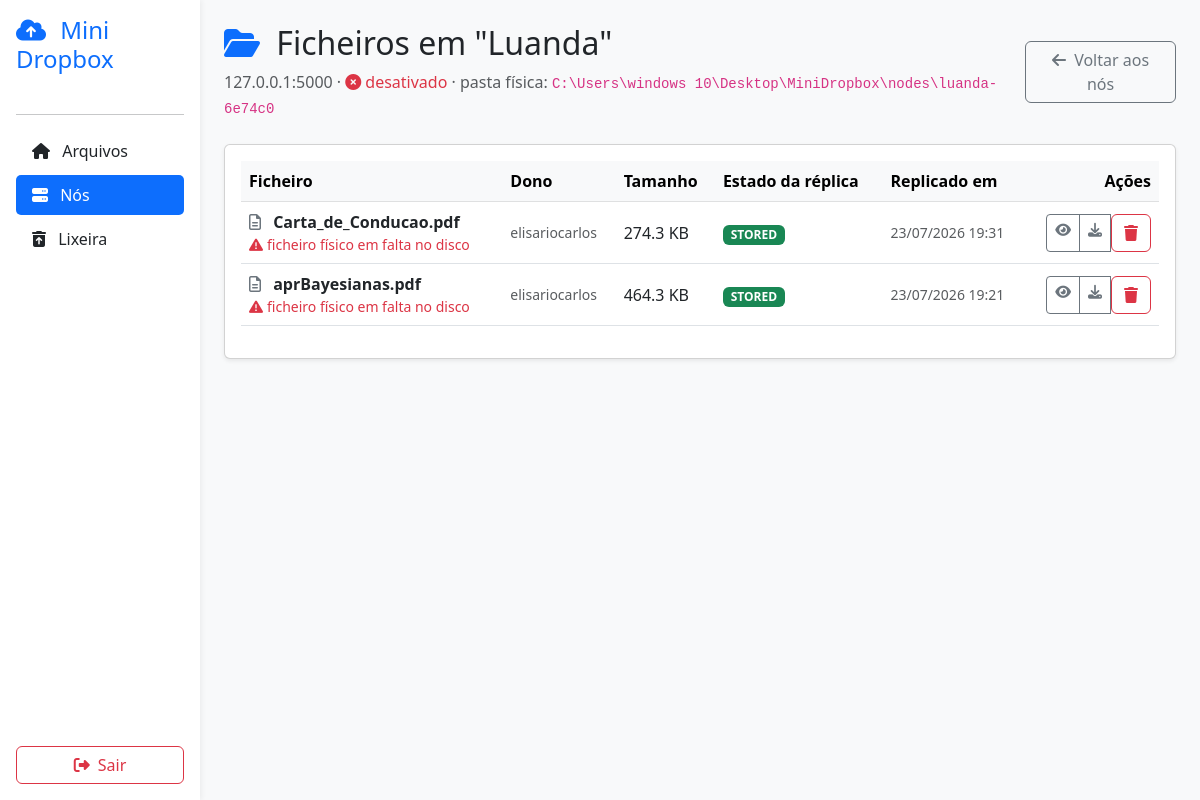
Screenshot of /nodes/f7aea402-d274-41ca-8aff-b97b289bb581/files (signed in) with the database file from the repository.
### models.py (models this page shows, shortened)
class Node(db.Model):
    __tablename__ = "nodes"
    id = db.Column(db.String(36), primary_key=True, default=novo_uuid)
    name = db.Column(db.String(100), nullable=False)
    host = db.Column(db.String(255), nullable=False, default="127.0.0.1")
    port = db.Column(db.Integer, nullable=False, default=5000)
    path = db.Column(db.String(500), nullable=False)
    latitude = db.Column(db.Float, nullable=False)
    longitude = db.Column(db.Float, nullable=False)
    enabled = db.Column(db.Boolean, default=True)
    is_backup = db.Column(db.Boolean, default=False)
    last_seen = db.Column(db.DateTime, nullable=True)
    created_at = db.Column(db.DateTime, default=datetime.utcnow)
    replicas = db.relationship("FileReplica", backref="node", lazy=True)

class User(db.Model, UserMixin):
    __tablename__ = "user"
    id = db.Column(db.Integer, primary_key=True)
    username = db.Column(db.String(50), unique=True, nullable=False)
    email = db.Column(db.String(100), unique=True, nullable=False)
    password = db.Column(db.String(200), nullable=False)
    profile_image = db.Column(db.String(255), default="default.webp")
    files = db.relationship("File", backref="owner", lazy=True)
    folders = db.relationship("Folder", backref="owner", lazy=True)

class File(db.Model):
    __tablename__ = "files"
    id = db.Column(db.String(36), primary_key=True, default=novo_uuid)
    filename = db.Column(db.String(255), nullable=False)       # nome físico no disco
    display_name = db.Column(db.String(255), nullable=False)   # nome mostrado ao usuário
    size = db.Column(db.Integer, nullable=False)
    checksum = db.Column(db.String(64), nullable=False)
    folder_id = db.Column(db.String(36), db.ForeignKey("folders.id"), nullable=True)
    user_id = db.Column(db.Integer, db.ForeignKey("user.id"), nullable=False)
    created_at = db.Column(db.DateTime, default=datetime.utcnow)
    deleted_at = db.Column(db.DateTime, nullable=True)
    replicas = db.relationship(
        "FileReplica", backref="file", lazy=True, cascade="all, delete-orphan"
    )

class FileReplica(db.Model):
    __tablename__ = "file_replicas"
    id = db.Column(db.Integer, primary_key=True)
    file_id = db.Column(db.String(36), db.ForeignKey("files.id"), nullable=False)
    node_id = db.Column(db.String(36), db.ForeignKey("nodes.id"), nullable=False)
    status = db.Column(db.String(20), default="STORED")  # STORED | PENDING | CORROMPIDO
    replicated_at = db.Column(db.DateTime, default=datetime.utcnow)
    created_at = db.Column(db.DateTime, default=datetime.utcnow)

### app.py (the view)
@app.route("/nodes/<node_id>/files")
@login_required
def node_files(node_id):
    node = Node.query.get_or_404(node_id)
    replicas = (
        FileReplica.query.filter_by(node_id=node_id)
        .order_by(FileReplica.replicated_at.desc())
        .all()
    )
    itens = []
    for replica in replicas:
        arquivo = replica.file
        if arquivo is None:
            continue
        caminho = caminho_replica(node, arquivo.user_id, arquivo.filename)
        itens.append({
            "replica": replica,
            "arquivo": arquivo,
            "existe_no_disco": os.path.exists(caminho),
            "dono": arquivo.owner.username if arquivo.owner else "—",
        })
    return render_template("node_files.html", node=node, itens=itens)

### app.py (called while the page is built)
@login_manager.user_loader
def load_user(user_id):
    return User.query.get(int(user_id))

@app.template_filter("fmt_bytes")
def fmt_bytes(n):
    if n is None:
        return "—"
    if n < 1024:
        return f"{n} B"
    if n < 1024 * 1024:
        return f"{n / 1024:.1f} KB"
    return f"{n / (1024 * 1024):.1f} MB"

### services/replication.py (called while the page is built)
def caminho_replica(node, user_id, nome_fisico: str) -> str:
    return os.path.join(node.path, str(user_id), nome_fisico)

### templates/node_files.html (shortened to what this page needs)
<!DOCTYPE html>
<html lang="pt">
<head>
    <link href="https://cdn.jsdelivr.net/npm/bootstrap@5.3.0/dist/css/bootstrap.min.css" rel="stylesheet">
    <link rel="stylesheet" href="https://cdnjs.cloudflare.com/ajax/libs/font-awesome/6.4.0/css/all.min.css">
</head>
<body>
    <div class="container-fluid">
        <div class="row">
            <div class="col-md-3 col-lg-2 sidebar p-3 d-flex flex-column">
                <h4 class="text-primary mb-4">
                    <i class="fa-solid fa-cloud-arrow-up me-2"></i> Mini Dropbox
                </h4>
                <hr>
                <ul class="nav flex-column mb-4">
                    <li class="nav-item mb-1">
                        <a class="nav-link text-dark" href="{{ url_for('dashboard') }}">
                            <i class="fa-solid fa-house me-2"></i> Arquivos
                        </a>
                    </li>
                    <li class="nav-item mb-1">
                        <a class="nav-link active" href="{{ url_for('nodes') }}">
                            <i class="fa-solid fa-server me-2"></i> Nós
                        </a>
                    </li>
                    <li class="nav-item mb-1">
                        <a class="nav-link text-dark" href="{{ url_for('lixeira') }}">
                            <i class="fa-solid fa-trash-can-arrow-up me-2"></i> Lixeira
                        </a>
                    </li>
                </ul>
                <div class="mt-auto">
                    <a href="{{ url_for('logout') }}" class="btn btn-outline-danger w-100">
                        <i class="fa-solid fa-right-from-bracket me-1"></i> Sair
                    </a>
                </div>
            </div>
            <div class="col-md-9 col-lg-10 p-4">
                <div class="d-flex justify-content-between align-items-center mb-4">
                    <div>
                        <h2>
                            <i class="fa-solid fa-folder-open text-primary me-2"></i>
                            Ficheiros em "{{ node.name }}"
                        </h2>
                        <p class="text-muted mb-0">
                            {{ node.host }}:{{ node.port }} ·
                            {% if node.enabled %}
                            <span class="text-success"><i class="fa-solid fa-circle-check me-1"></i>ativo</span>
                            {% else %}
                            <span class="text-danger"><i class="fa-solid fa-circle-xmark me-1"></i>desativado</span>
                            {% endif %}
                            · pasta física: <code class="small">{{ node.path }}</code>
                        </p>
                    </div>
                    <a href="{{ url_for('nodes') }}" class="btn btn-outline-secondary">
                        <i class="fa-solid fa-arrow-left me-1"></i> Voltar aos nós
                    </a>
                </div>
                <div class="card p-3 shadow-sm">
                    {% if not itens %}
                    <div class="text-center py-5 text-muted">
                        <i class="fa-regular fa-folder-open fa-3x mb-3"></i>
                        <p>Este nó não guarda nenhum ficheiro no momento.</p>
                    </div>
                    {% else %}
                    <div class="table-responsive">
                        <table class="table table-hover align-middle">
                            <thead class="table-light">
                                <tr>
                                    <th>Ficheiro</th>
                                    <th>Dono</th>
                                    <th>Tamanho</th>
                                    <th>Estado da réplica</th>
                                    <th>Replicado em</th>
                                    <th class="text-end">Ações</th>
                                </tr>
                            </thead>
                            <tbody>
                                {% for item in itens %}
                                {% set arquivo = item.arquivo %}
                                {% set replica = item.replica %}
                                <tr>
                                    <td>
                                        <i class="fa-regular fa-file-lines text-secondary me-2"></i>
                                        <strong>{{ arquivo.display_name }}</strong>
                                        {% if not item.existe_no_disco %}
                                        <div class="small text-danger">
                                            <i class="fa-solid fa-triangle-exclamation me-1"></i>ficheiro físico em falta no disco
                                        </div>
                                        {% endif %}
                                    </td>
                                    <td class="small text-muted">{{ item.dono }}</td>
                                    <td>{{ arquivo.size | fmt_bytes }}</td>
                                    <td>
                                        {% if replica.status == 'STORED' %}
                                        <span class="badge bg-success">STORED</span>
                                        {% elif replica.status == 'CORROMPIDO' %}
                                        <span class="badge bg-danger">CORROMPIDO</span>
                                        {% else %}
                                        <span class="badge bg-secondary">{{ replica.status }}</span>
                                        {% endif %}
                                    </td>
                                    <td class="small text-muted">{{ replica.replicated_at.strftime('%d/%m/%Y %H:%M') }}</td>
                                    <td class="text-end">
                                        <div class="btn-group btn-group-sm">
                                            <a href="{{ url_for('preview_file', file_id=arquivo.id) }}" class="btn btn-outline-secondary" title="Pré-visualizar" target="_blank">
                                                <i class="fa-solid fa-eye"></i>
                                            </a>
                                            <a href="{{ url_for('download_file', file_id=arquivo.id) }}" class="btn btn-outline-secondary" title="Baixar">
                                                <i class="fa-solid fa-download"></i>
                                            </a>
                                            <form action="{{ url_for('delete_node_file', node_id=node.id, file_id=arquivo.id) }}" method="POST" class="d-inline"
                                                  onsubmit="return confirm('Apagar a réplica de \'{{ arquivo.display_name }}\' neste nó? O ficheiro continua disponível se existir réplica noutro nó.');">
                                                <button type="submit" class="btn btn-outline-danger" title="Apagar réplica neste nó">
                                                    <i class="fa-solid fa-trash"></i>
                                                </button>
                                            </form>
                                        </div>
                                    </td>
                                </tr>
                                {% endfor %}
                            </tbody>
                        </table>
                    </div>
                    {% endif %}
                </div>
            </div>
        </div>
    </div>
</body>
</html>

### templates/node_files.html (style rules this page uses)
body { background-color: #f8f9fa; font-family: 'Segoe UI', Tahoma, Geneva, Verdana, sans-serif; }
.sidebar { background-color: #ffffff; min-height: 100vh; box-shadow: 2px 0 5px rgba(0,0,0,.05); }
.nav-link.active { background-color: #0d6efd; color: white !important; border-radius: 5px; }

### rows the page displays
Node: name "Luanda", host "127.0.0.1", port "5000", path "C:\\Users\\windows 10\\Desktop\\MiniDropbox\\nodes\\luanda-6e74c0"
User: dono "elisariocarlos"
File: display_name "Carta_de_Conducao.pdf", size|fmt_bytes "274.3 KB"
FileReplica: replicated_at "23/07/2026 19:31"
File: display_name "aprBayesianas.pdf", size|fmt_bytes "464.3 KB"
FileReplica: replicated_at "23/07/2026 19:21"
